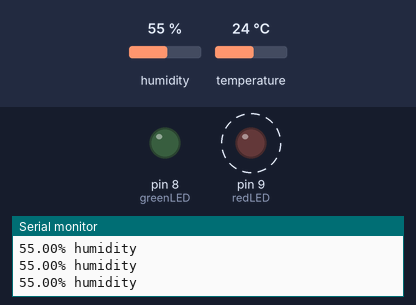
Bench run of a sketch on a simulated Arduino Uno, built with avr-gcc and run on an emulated ATmega328P. Parts: output pins drawn as LEDs (lit = HIGH), the last lines printed to the serial monitor. Dashed ring = blinking. Inputs (shaded band) come from the test bench; at power-on: humidity 55 %, temperature 24 °C.

Above: at 1.2 s.
1.3 s: humidity set to 58 %
4.3 s: humidity set to 61 %
At 5.2 s:
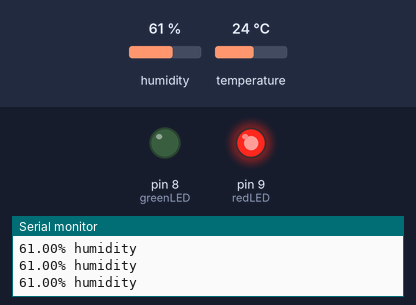
7.3 s: humidity set to 63 %
10.3 s: humidity set to 66 %
At 10.9 s:
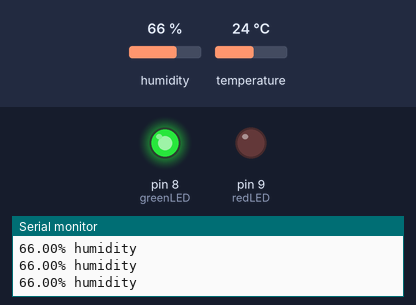
11.8 s: humidity set to 22 %
At 12.24 s:
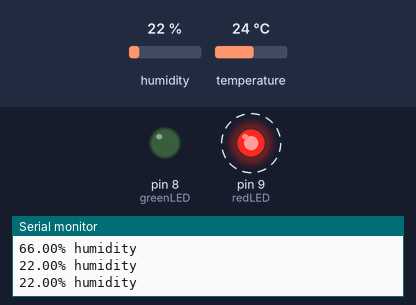
14.8 s: humidity set to 76 %
At 15.8 s:
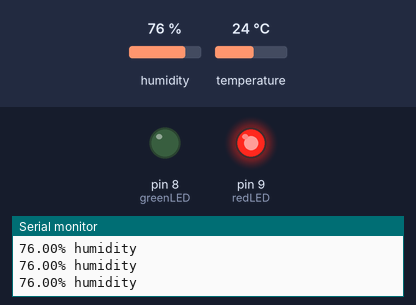
Timing chart, 0 to 17.4 s (numbered marks = the images above; inputs shaded):
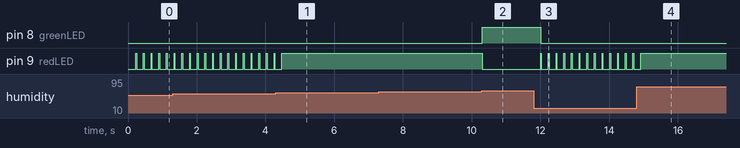

The sketch:

Hygrometer.ino
```cpp
#include <dht.h>
//#include <LiquidCrystal.h>

//LiquidCrystal lcd(12,11,5,4,3,2);
dht DHT;

const int dhtPin = 7;
const int greenLED = 8;
const int redLED = 9;

void setup() {
  // put your setup code here, to run once:
  Serial.begin(9600);
  //lcd.begin(16,2);
  pinMode(greenLED, OUTPUT);
  pinMode(redLED, OUTPUT);
}

void loop() {
  // put your main code here, to run repeatedly:
  DHT.read11(dhtPin);

  //lcd.setCursor(0,0);
  //lcd.print("Temp: ");
  //lcd.print(DHT.temperature);
  //lcd.print((char)223);
  //lcd.print("C");
  //lcd.setCursor(0,1);
  //lcd.print("Humidity: ");
  //lcd.print(DHT.humidity);
  //lcd.print("%");
  Serial.print(DHT.humidity);
  Serial.println("% humidity");

  if(DHT.humidity < 60 || DHT.humidity > 80){
    digitalWrite(redLED, LOW);
    delay(200);
    digitalWrite(redLED, HIGH);
    digitalWrite(greenLED, LOW);
  }
  else if(DHT.humidity < 65 || DHT.humidity > 75){
    digitalWrite(redLED, HIGH);
    digitalWrite(greenLED, LOW);
  }
  else if(DHT.humidity >= 65 || DHT.humidity <= 75){
    digitalWrite(redLED, LOW);
    digitalWrite(greenLED, HIGH);
  }

}
```

Measured:
- the behaviour switches between 59 and 60 % on humidity (found by bisection; images 0 and 1)
- the behaviour switches between 64 and 65 % on humidity (found by bisection; images 1 and 2)
- after the input at 4.3 s, pin 9 (redLED): goes on until 4.5 s, then stays HIGH
- after the input at 10.3 s, pin 8 (greenLED): LOW → HIGH at once; pin 9 (redLED): HIGH → LOW at once
- after the input at 11.8 s, pin 8 (greenLED): HIGH → LOW after 0.21 s; pin 9 (redLED): alternates HIGH for 0.02 s and LOW for 0.20 s, starting after 0.21 s
- after the input at 14.8 s, pin 9 (redLED): goes on until 14.9 s, then stays HIGH
- by itself, pin 9 (redLED): alternates HIGH for 0.02 s and LOW for 0.20 s
